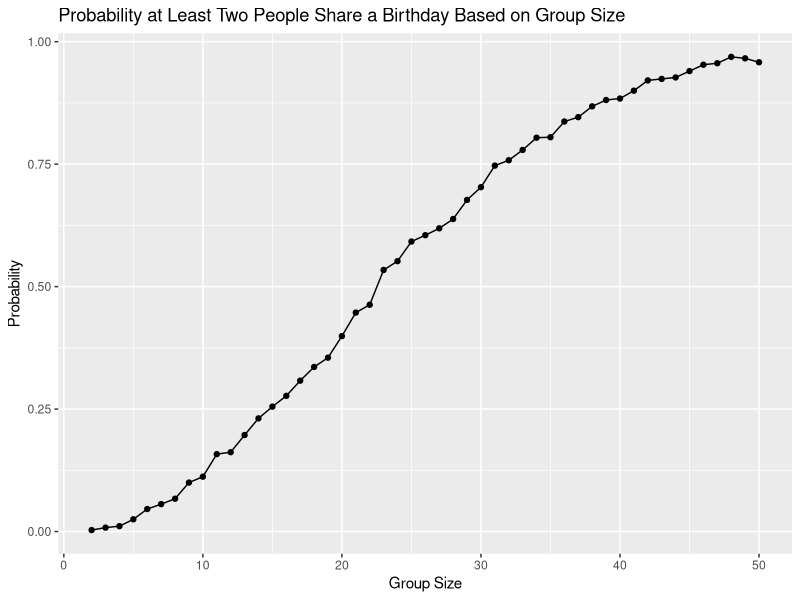

This figure's R source:
## ---- chunk 1
library(tidyverse)
## ---- chunk 2
## Initialize function:
birthday_repeated = function(n_room){
  birthdays = sample(1:365, size = n_room, replace = TRUE)
  
  repeated_birthdays = length(unique(birthdays)) < n_room
  
  return(repeated_birthdays)
}

## ---- chunk 3
## Create the simulated birthday df:
birthday_large_df = 
  expand_grid(
   number_of_people = c(2:50),
   iter = 1:1000
 ) |> 
  mutate(
    repeated = map_lgl(number_of_people, birthday_repeated)
  ) |> 
  group_by(number_of_people) |> 
  summarize(p = mean(repeated))
## ---- chunk 4
## Create plot:
birthday_large_df |> 
  ggplot(aes(x = number_of_people, y = p)) +
  geom_point() +
  geom_line() +
  labs(x = "Group Size", y = "Probability", title = "Probability at Least Two People Share a Birthday Based on Group Size")
